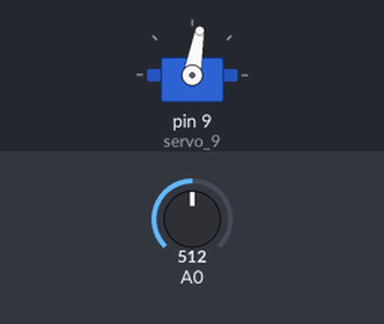
Recording of a sketch running on a simulated Arduino Uno, built with avr-gcc and run on an emulated ATmega328P. Shown: servo. The test bench sets the inputs (shaded band); at power-on: A0 = 512.

Above: at 1.2 s.
1.3 s: A0 set to 548
At 2.5 s:
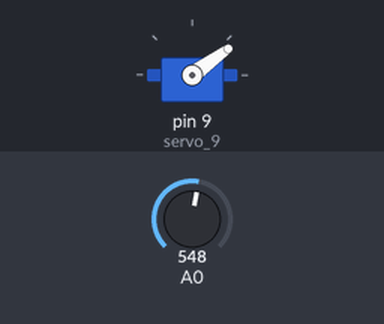
2.8 s: A0 set to 520
At 3.32 s:
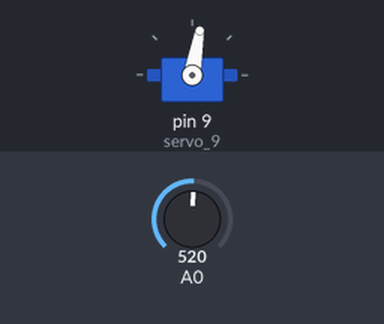
5.8 s: A0 set to 540
At 6.2 s:
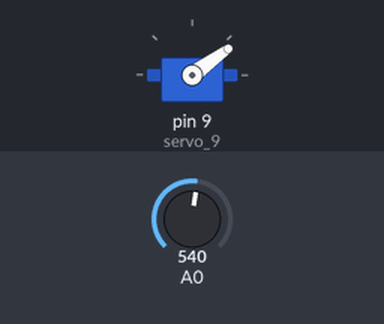
7.3 s: A0 set to 511
At 7.81 s:
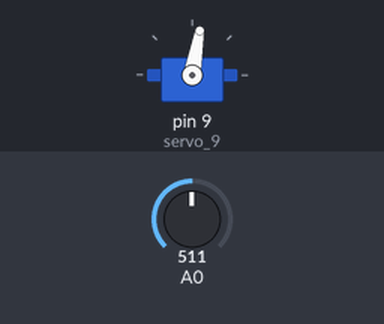
Timing chart, 0 to 10.3 s (numbered marks = the images above; inputs shaded):
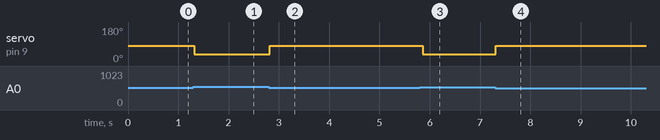

The sketch:

Dino_Game_Code_ArduinoMINIRA.ino
```cpp
/*
 * ArduinoMINIRA
 * Automatiic Dino Bot Game With Arduino
 *

   Check full Video On Our Youtube Channel
   https://www.youtube.com/@ArduinoMINIRA

 */

#include <Servo.h>

Servo servo_9;

void setup(){
  servo_9.attach(9);
}

void loop(){
  if (analogRead(A0) < 530) {
    servo_9.write(80);
    delay(100);
    servo_9.write(36);
    delay(1);

  } else {
    servo_9.write(36);
    delay(50);

  }

}
```

Measured:
- the behaviour switches between 529 and 530 on A0 (found by bisection; images 0 and 1)
- after the input at 1.3 s, servo on pin 9 (servo_9): 80° → 36° at once
- after the input at 2.8 s, servo on pin 9 (servo_9): 36° → 80° at once
- after the input at 5.8 s, servo on pin 9 (servo_9): 80° → 36° after 0.06 s
- after the input at 7.3 s, servo on pin 9 (servo_9): 36° → 80° at once
